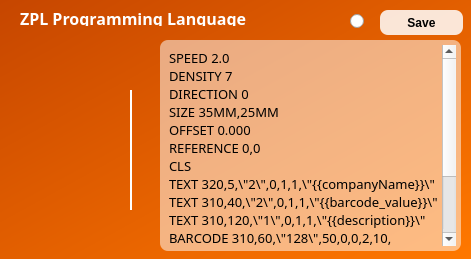
   <widget class="QFrame" name="frame_8">
    <property name="geometry">
     <rect>
      <x>490</x>
      <y>400</y>
      <width>471</width>
      <height>259</height>
     </rect>
    </property>
    <property name="styleSheet">
     <string notr="true">QFrame {
	background: qlineargradient(spread:pad, x1:0, y1:0, x2:1, y2:1, stop:0 rgba(198, 70, 0, 255), stop:1 rgba(255, 120, 0, 255));
	border-radius: 12px;
}</string>
    </property>
    <property name="frameShape">
     <enum>QFrame::StyledPanel</enum>
    </property>
    <property name="frameShadow">
     <enum>QFrame::Raised</enum>
    </property>
    <widget class="QLabel" name="label_20">
     <property name="geometry">
      <rect>
       <x>20</x>
       <y>10</y>
       <width>281</width>
       <height>16</height>
      </rect>
     </property>
     <property name="font">
      <font>
       <family>Sans Serif</family>
       <pointsize>12</pointsize>
       <weight>75</weight>
       <italic>false</italic>
       <bold>true</bold>
       <strikeout>false</strikeout>
       <kerning>true</kerning>
      </font>
     </property>
     <property name="styleSheet">
      <string notr="true">QLabel {
	text-align: center;
	background: transparent;
	color: white;
}</string>
     </property>
     <property name="text">
      <string>ZPL Programming Language</string>
     </property>
     <property name="textFormat">
      <enum>Qt::PlainText</enum>
     </property>
    </widget>
    <widget class="QLabel" name="lbl_iconZpl">
     <property name="geometry">
      <rect>
       <x>10</x>
       <y>90</y>
       <width>101</width>
       <height>91</height>
      </rect>
     </property>
     <property name="styleSheet">
      <string notr="true">QLabel {
	background: transparent;
}</string>
     </property>
     <property name="pixmap">
      <pixmap>../../Downloads/music.png</pixmap>
     </property>
     <property name="scaledContents">
      <bool>true</bool>
     </property>
    </widget>
    <widget class="QFrame" name="frame_17">
     <property name="geometry">
      <rect>
       <x>130</x>
       <y>90</y>
       <width>2</width>
       <height>120</height>
      </rect>
     </property>
     <property name="styleSheet">
      <string notr="true">QFrame {
	background: white;
}</string>
     </property>
     <property name="frameShape">
      <enum>QFrame::StyledPanel</enum>
     </property>
     <property name="frameShadow">
      <enum>QFrame::Raised</enum>
     </property>
    </widget>
    <widget class="QPushButton" name="btn_saveZpl">
     <property name="geometry">
      <rect>
       <x>380</x>
       <y>10</y>
       <width>83</width>
       <height>25</height>
      </rect>
     </property>
     <property name="cursor">
      <cursorShape>PointingHandCursor</cursorShape>
     </property>
     <property name="styleSheet">
      <string notr="true">QPushButton {
	background: rgba(255, 255, 255, 215);
	border-radius: 8px;
	font-weight: bold;
}</string>
     </property>
     <property name="text">
      <string>Save</string>
     </property>
    </widget>
    <widget class="QTextEdit" name="et_zplCommand">
     <property name="geometry">
      <rect>
       <x>160</x>
       <y>40</y>
       <width>301</width>
       <height>211</height>
      </rect>
     </property>
     <property name="font">
      <font>
       <family>Sans Serif</family>
       <weight>75</weight>
       <bold>true</bold>
      </font>
     </property>
     <property name="styleSheet">
      <string notr="true">QTextEdit {
	background: rgba(255, 255, 255, 130);
	border-radius: 8px;
	padding: 5px;
}</string>
     </property>
     <property name="html">
      <string>&lt;!DOCTYPE HTML PUBLIC &quot;-//W3C//DTD HTML 4.0//EN&quot; &quot;http://www.w3.org/TR/REC-html40/strict.dtd&quot;&gt;
&lt;html&gt;&lt;head&gt;&lt;meta name=&quot;qrichtext&quot; content=&quot;1&quot; /&gt;&lt;style type=&quot;text/css&quot;&gt;
p, li { white-space: pre-wrap; }
&lt;/style&gt;&lt;/head&gt;&lt;body style=&quot; font-family:'Sans Serif'; font-size:10pt; font-weight:600; font-style:normal;&quot;&gt;
&lt;p style=&quot; margin-top:0px; margin-bottom:0px; margin-left:0px; margin-right:0px; -qt-block-indent:0; text-indent:0px;&quot;&gt;&lt;span style=&quot; font-family:'Fira Sans Semi-Light'; font-weight:400;&quot;&gt;SPEED 2.0 &lt;/span&gt;&lt;/p&gt;
&lt;p style=&quot; margin-top:0px; margin-bottom:0px; margin-left:0px; margin-right:0px; -qt-block-indent:0; text-indent:0px;&quot;&gt;&lt;span style=&quot; font-family:'Fira Sans Semi-Light'; font-weight:400;&quot;&gt;DENSITY 7 &lt;/span&gt;&lt;/p&gt;
&lt;p style=&quot; margin-top:0px; margin-bottom:0px; margin-left:0px; margin-right:0px; -qt-block-indent:0; text-indent:0px;&quot;&gt;&lt;span style=&quot; font-family:'Fira Sans Semi-Light'; font-weight:400;&quot;&gt;DIRECTION 0 &lt;/span&gt;&lt;/p&gt;
&lt;p style=&quot; margin-top:0px; margin-bottom:0px; margin-left:0px; margin-right:0px; -qt-block-indent:0; text-indent:0px;&quot;&gt;&lt;span style=&quot; font-family:'Fira Sans Semi-Light'; font-weight:400;&quot;&gt;SIZE 35MM,25MM &lt;/span&gt;&lt;/p&gt;
&lt;p style=&quot; margin-top:0px; margin-bottom:0px; margin-left:0px; margin-right:0px; -qt-block-indent:0; text-indent:0px;&quot;&gt;&lt;span style=&quot; font-family:'Fira Sans Semi-Light'; font-weight:400;&quot;&gt;OFFSET 0.000 &lt;/span&gt;&lt;/p&gt;
&lt;p style=&quot; margin-top:0px; margin-bottom:0px; margin-left:0px; margin-right:0px; -qt-block-indent:0; text-indent:0px;&quot;&gt;&lt;span style=&quot; font-family:'Fira Sans Semi-Light'; font-weight:400;&quot;&gt;REFERENCE 0,0 &lt;/span&gt;&lt;/p&gt;
&lt;p style=&quot; margin-top:0px; margin-bottom:0px; margin-left:0px; margin-right:0px; -qt-block-indent:0; text-indent:0px;&quot;&gt;&lt;span style=&quot; font-family:'Fira Sans Semi-Light'; font-weight:400;&quot;&gt;CLS &lt;/span&gt;&lt;/p&gt;
&lt;p style=&quot; margin-top:0px; margin-bottom:0px; margin-left:0px; margin-right:0px; -qt-block-indent:0; text-indent:0px;&quot;&gt;&lt;span style=&quot; font-family:'Fira Sans Semi-Light'; font-weight:400;&quot;&gt;TEXT 320,5,\&amp;quot;2\&amp;quot;,0,1,1,\&amp;quot;{{companyName}}\&amp;quot; &lt;/span&gt;&lt;/p&gt;
&lt;p style=&quot; margin-top:0px; margin-bottom:0px; margin-left:0px; margin-right:0px; -qt-block-indent:0; text-indent:0px;&quot;&gt;&lt;span style=&quot; font-family:'Fira Sans Semi-Light'; font-weight:400;&quot;&gt;TEXT 310,40,\&amp;quot;2\&amp;quot;,0,1,1,\&amp;quot;{{barcode_value}}\&amp;quot; &lt;/span&gt;&lt;/p&gt;
&lt;p style=&quot; margin-top:0px; margin-bottom:0px; margin-left:0px; margin-right:0px; -qt-block-indent:0; text-indent:0px;&quot;&gt;&lt;span style=&quot; font-family:'Fira Sans Semi-Light'; font-weight:400;&quot;&gt;TEXT 310,120,\&amp;quot;1\&amp;quot;,0,1,1,\&amp;quot;{{description}}\&amp;quot; &lt;/span&gt;&lt;/p&gt;
&lt;p style=&quot; margin-top:0px; margin-bottom:0px; margin-left:0px; margin-right:0px; -qt-block-indent:0; text-indent:0px;&quot;&gt;&lt;span style=&quot; font-family:'Fira Sans Semi-Light'; font-weight:400;&quot;&gt;BARCODE 310,60,\&amp;quot;128\&amp;quot;,50,0,0,2,10,\&amp;quot;{{barcode_value}}\&amp;quot; &lt;/span&gt;&lt;/p&gt;
&lt;p style=&quot; margin-top:0px; margin-bottom:0px; margin-left:0px; margin-right:0px; -qt-block-indent:0; text-indent:0px;&quot;&gt;&lt;span style=&quot; font-family:'Fira Sans Semi-Light'; font-weight:400;&quot;&gt;TEXT 310,160,\&amp;quot;4\&amp;quot;,0,1,1,\&amp;quot;{{unit_price_integer}}\&amp;quot; &lt;/span&gt;&lt;/p&gt;
&lt;p style=&quot; margin-top:0px; margin-bottom:0px; margin-left:0px; margin-right:0px; -qt-block-indent:0; text-indent:0px;&quot;&gt;&lt;span style=&quot; font-family:'Fira Sans Semi-Light'; font-weight:400;&quot;&gt;PRINT {{copies}} &lt;/span&gt;&lt;/p&gt;
&lt;p style=&quot; margin-top:0px; margin-bottom:0px; margin-left:0px; margin-right:0px; -qt-block-indent:0; text-indent:0px;&quot;&gt;&lt;span style=&quot; font-family:'Fira Sans Semi-Light'; font-weight:400;&quot;&gt;EOP&lt;/span&gt;&lt;/p&gt;&lt;/body&gt;&lt;/html&gt;</string>
     </property>
    </widget>
    <widget class="QRadioButton" name="rb_zpl">
     <property name="geometry">
      <rect>
       <x>350</x>
       <y>10</y>
       <width>16</width>
       <height>23</height>
      </rect>
     </property>
    </widget>
   </widget>
